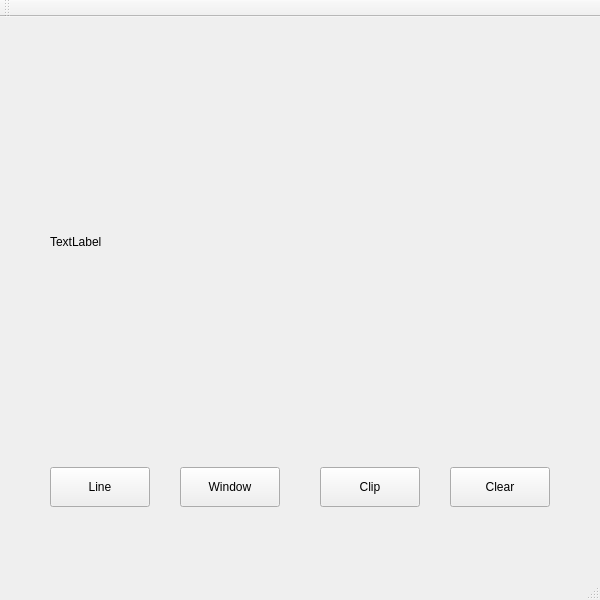
<?xml version="1.0" encoding="UTF-8"?>
<ui version="4.0">
 <class>MainWindow</class>
 <widget class="QMainWindow" name="MainWindow">
  <property name="geometry">
   <rect>
    <x>0</x>
    <y>0</y>
    <width>600</width>
    <height>600</height>
   </rect>
  </property>
  <property name="windowTitle">
   <string>MainWindow</string>
  </property>
  <widget class="QWidget" name="centralWidget">
   <widget class="QLabel" name="label">
    <property name="geometry">
     <rect>
      <x>50</x>
      <y>50</y>
      <width>500</width>
      <height>350</height>
     </rect>
    </property>
    <property name="text">
     <string>TextLabel</string>
    </property>
   </widget>
   <widget class="QPushButton" name="pushButton">
    <property name="geometry">
     <rect>
      <x>50</x>
      <y>450</y>
      <width>100</width>
      <height>40</height>
     </rect>
    </property>
    <property name="text">
     <string>Line</string>
    </property>
   </widget>
   <widget class="QPushButton" name="pushButton_2">
    <property name="geometry">
     <rect>
      <x>180</x>
      <y>450</y>
      <width>100</width>
      <height>40</height>
     </rect>
    </property>
    <property name="text">
     <string>Window</string>
    </property>
   </widget>
   <widget class="QPushButton" name="pushButton_3">
    <property name="geometry">
     <rect>
      <x>450</x>
      <y>450</y>
      <width>100</width>
      <height>40</height>
     </rect>
    </property>
    <property name="text">
     <string>Clear</string>
    </property>
   </widget>
   <widget class="QPushButton" name="pushButton_4">
    <property name="geometry">
     <rect>
      <x>320</x>
      <y>450</y>
      <width>100</width>
      <height>40</height>
     </rect>
    </property>
    <property name="text">
     <string>Clip</string>
    </property>
   </widget>
  </widget>
  <widget class="QMenuBar" name="menuBar">
   <property name="geometry">
    <rect>
     <x>0</x>
     <y>0</y>
     <width>600</width>
     <height>28</height>
    </rect>
   </property>
  </widget>
  <widget class="QToolBar" name="mainToolBar">
   <attribute name="toolBarArea">
    <enum>TopToolBarArea</enum>
   </attribute>
   <attribute name="toolBarBreak">
    <bool>false</bool>
   </attribute>
  </widget>
  <widget class="QStatusBar" name="statusBar"/>
 </widget>
 <layoutdefault spacing="6" margin="11"/>
 <resources/>
 <connections/>
</ui>
